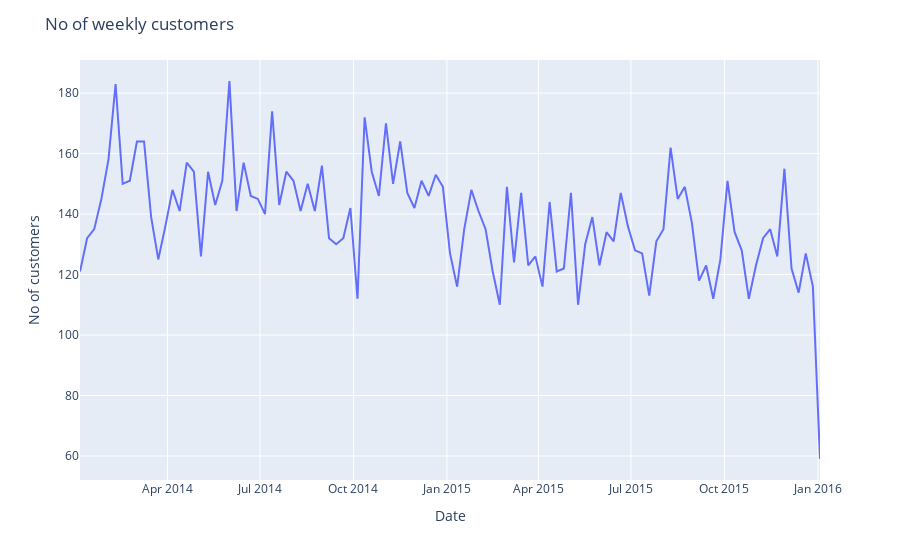

The code cell stored with this chart in its notebook:
### Markdown cell above
# Number of weekly customers

### Code cell
df_cust = df_date.resample('W').Member_number.nunique().reset_index(name = 'No of customers')
fig = px.line(df_cust, x='Date', y='No of customers')
fig.update_layout(title = 'No of weekly customers')
fig.show()
